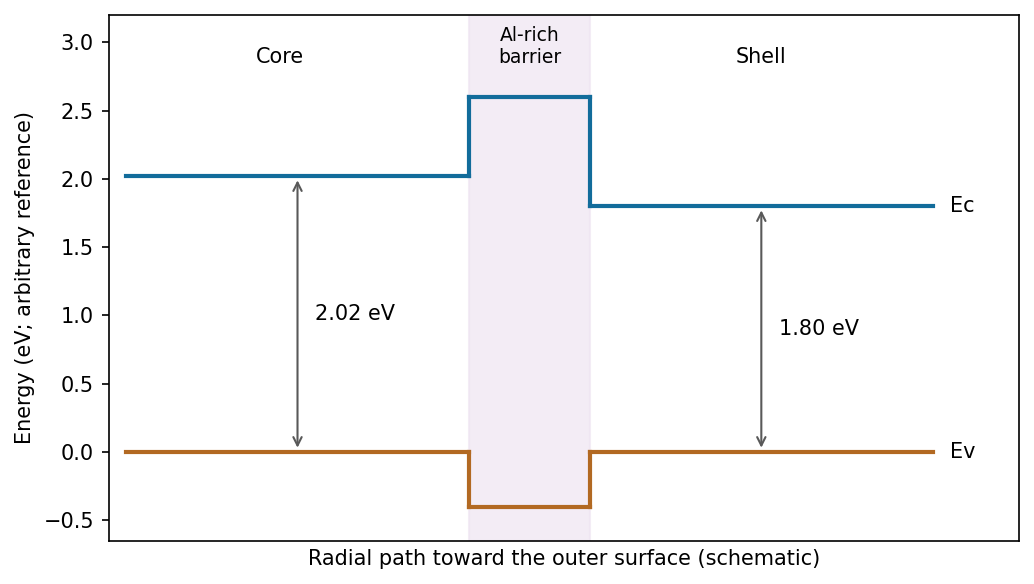

The Python source for this figure:
"""Original explanatory figure. Python 3.14, matplotlib 3.10, numpy 2.3. Run from mirrored _media directory."""
from pathlib import Path
import numpy as np
import matplotlib
matplotlib.use('Agg')
import matplotlib.pyplot as plt
from matplotlib.patches import Circle,Rectangle,Arc,Polygon
plt.rcParams.update({'font.size':10,'figure.facecolor':'white','axes.facecolor':'white'})

fig,ax=plt.subplots(figsize=(7,4));xs=[0,1,1.35,2.35];ec=[2.02,2.6,1.8];ev=[0,-.4,0]
for i in range(3):
 ax.plot(xs[i:i+2],[ec[i]]*2,color='#126c9b',lw=2);ax.plot(xs[i:i+2],[ev[i]]*2,color='#b26922',lw=2)
 if i<2:
  ax.plot([xs[i+1]]*2,[ec[i],ec[i+1]],color='#126c9b',lw=2);ax.plot([xs[i+1]]*2,[ev[i],ev[i+1]],color='#b26922',lw=2)
for x,e,lab in [(.5,2.02,'2.02 eV'),(1.85,1.8,'1.80 eV')]:
 ax.annotate('',xy=(x,0),xytext=(x,e),arrowprops={'arrowstyle':'<->','color':'.35'});ax.text(x+.05,e/2,lab,va='center')
ax.axvspan(1,1.35,color='#eee3f1',alpha=.65);ax.text(.45,2.85,'Core',ha='center');ax.text(1.175,2.85,'Al-rich\nbarrier',ha='center',fontsize=9);ax.text(1.85,2.85,'Shell',ha='center');ax.text(2.4,1.8,'Ec',va='center');ax.text(2.4,0,'Ev',va='center')
ax.set(xlim=(-.05,2.6),ylim=(-.65,3.2),xlabel='Radial path toward the outer surface (schematic)',ylabel='Energy (eV; arbitrary reference)');ax.set_xticks([]);fig.tight_layout()

fig.savefig(Path(__file__).with_suffix('.png').name,dpi=150,facecolor='white',bbox_inches='tight');plt.close(fig)
